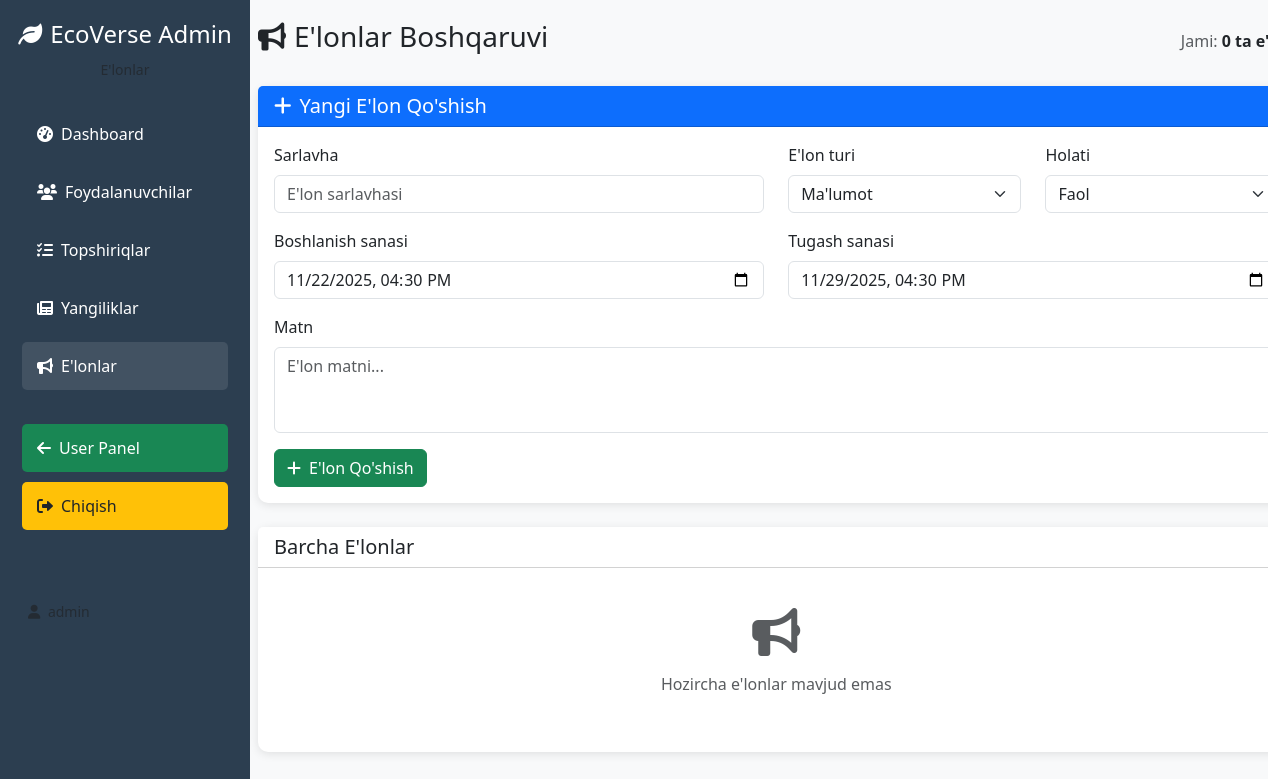
Page /admin/announcements (signed in) on the earlier database version.
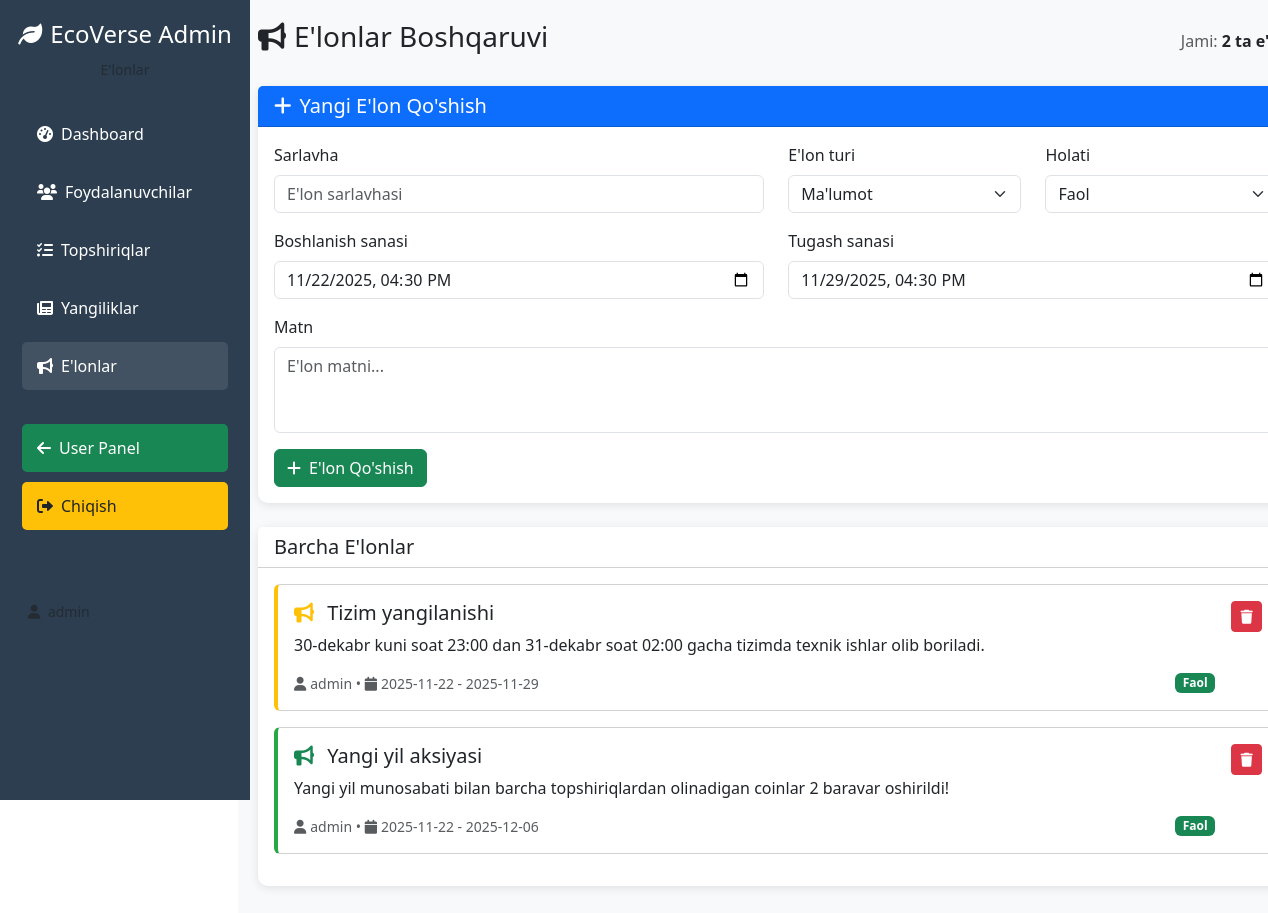
Same page on the later database version.
### app.py (models this page shows)
class Announcement(db.Model):
    id = db.Column(db.Integer, primary_key=True)
    title = db.Column(db.String(200), nullable=False)
    content = db.Column(db.Text, nullable=False)
    announcement_type = db.Column(db.String(50), nullable=False)
    start_date = db.Column(db.DateTime, nullable=False)
    end_date = db.Column(db.DateTime, nullable=False)
    author_id = db.Column(db.Integer, db.ForeignKey('user.id'), nullable=False)
    created_at = db.Column(db.DateTime, default=datetime.utcnow)
    is_active = db.Column(db.Boolean, default=True)
    author = db.relationship('User', backref=db.backref('announcements', lazy=True))

class User(UserMixin, db.Model):
    id = db.Column(db.Integer, primary_key=True)
    username = db.Column(db.String(80), unique=True, nullable=False)
    email = db.Column(db.String(120), unique=True, nullable=False)
    password_hash = db.Column(db.String(200), nullable=False)
    role = db.Column(db.String(20), nullable=False, default='child')
    coins = db.Column(db.Integer, default=0)
    energy = db.Column(db.Integer, default=100)
    streak = db.Column(db.Integer, default=0)
    last_login = db.Column(db.DateTime)
    created_at = db.Column(db.DateTime, default=datetime.utcnow)
    avatar = db.Column(db.String(200), default='default.png')
    is_admin = db.Column(db.Boolean, default=False)
    last_daily_reset = db.Column(db.DateTime, default=datetime.utcnow)
    level = db.Column(db.Integer, default=1)
    experience = db.Column(db.Integer, default=0)

### app.py (the view)
@app.route('/admin/announcements')
@login_required
def admin_announcements():
    if not current_user.is_admin:
        flash('Sizga admin huquqi berilmagan!', 'error')
        return redirect(url_for('dashboard'))
    announcements = Announcement.query.order_by(Announcement.created_at.desc()).all()
    now = datetime.utcnow()
    active_announcements_count = Announcement.query.filter(
        Announcement.start_date <= now,
        Announcement.end_date >= now,
        Announcement.is_active == True
    ).count()
    expired_announcements_count = Announcement.query.filter(
        Announcement.end_date < now
    ).count()
    return render_template('admin_announcements.html',
                         user=current_user,
                         announcements=announcements,
                         active_announcements_count=active_announcements_count,
                         expired_announcements_count=expired_announcements_count,
                         datetime=datetime)

### app.py (called while the page is built)
@login_manager.user_loader
def load_user(user_id):
    return db.session.get(User, int(user_id))

### templates/admin_announcements.html (shortened to what the changed rows need)
<!DOCTYPE html>
<html lang="uz">
<head>
    <link href="https://cdn.jsdelivr.net/npm/bootstrap@5.3.0/dist/css/bootstrap.min.css" rel="stylesheet">
    <link rel="stylesheet" href="https://cdnjs.cloudflare.com/ajax/libs/font-awesome/6.0.0/css/all.min.css">
</head>
<body>
    <div class="container-fluid p-0">
        <div class="row">
            <div class="col-md-9 col-lg-10 admin-main">
                <div class="d-flex justify-content-between align-items-center mb-4">
                    <h1 class="h3 text-gray-800">
                        <i class="fas fa-bullhorn me-2"></i>E'lonlar Boshqaruvi
                    </h1>
                    <div class="text-end">
                        <span class="text-muted">Jami: </span>
                        <strong>{{ announcements|length }} ta e'lon</strong>
                    </div>
                </div>
                <div class="card announcement-card">
                    <div class="card-body">
                        {% if announcements %}
                            {% for announcement in announcements %}
                            <div class="card mb-3 type-{{ announcement.announcement_type }}">
                                <div class="card-body">
                                    <div class="d-flex justify-content-between align-items-start">
                                        <div class="flex-grow-1">
                                            <h5 class="card-title">
                                                <i class="fas fa-bullhorn me-2 text-{{ announcement.announcement_type }}"></i>
                                                {{ announcement.title }}
                                            </h5>
                                            <p class="card-text">{{ announcement.content }}</p>
                                            <div class="d-flex justify-content-between align-items-center">
                                                <small class="text-muted">
                                                    <i class="fas fa-user me-1"></i>{{ announcement.author.username }} •
                                                    <i class="fas fa-calendar me-1"></i>{{ announcement.start_date.strftime('%Y-%m-%d') }} - {{ announcement.end_date.strftime('%Y-%m-%d') }}
                                                </small>
                                                <span class="badge bg-{% if announcement.is_active %}success{% else %}secondary{% endif %}">
                                                    {% if announcement.is_active %}Faol{% else %}Nofaol{% endif %}
                                                </span>
                                            </div>
                                        </div>
                                        <div class="ms-3">
                                            <button class="btn btn-sm btn-danger delete-announcement" data-announcement-id="{{ announcement.id }}">
                                                <i class="fas fa-trash"></i>
                                            </button>
                                        </div>
                                    </div>
                                </div>
                            </div>
                            {% endfor %}
                        {% else %}
                            <div class="text-center py-4">
                                <i class="fas fa-bullhorn fa-3x text-muted mb-3"></i>
                                <p class="text-muted">Hozircha e'lonlar mavjud emas</p>
                            </div>
                        {% endif %}
                    </div>
                </div>
            </div>
        </div>
    </div>
</body>
</html>

Differences in the rows shown:
added Announcement: title "Tizim yangilanishi", content "30-dekabr kuni soat 23:00 dan 31-dekabr soat 02:00 gacha tizimda texnik ishlar olib boriladi.", author.username "admin", start_date "2025-11-22", end_date "2025-11-29", is_active "Faol"
added Announcement: title "Yangi yil aksiyasi", content "Yangi yil munosabati bilan barcha topshiriqlardan olinadigan coinlar 2 baravar oshirildi!", author.username "admin", start_date "2025-11-22", end_date "2025-12-06", is_active "Faol"
Other differences:
{{ announcements|length }}: "0" → "2"
text no longer shown: "Hozircha e'lonlar mavjud emas"
